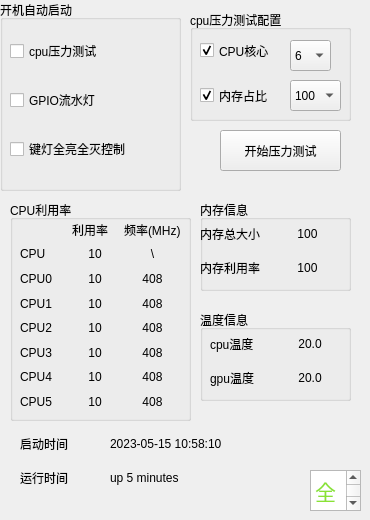
   <widget class="QWidget" name="page_8">
    <widget class="QGroupBox" name="groupBox_2">
     <property name="geometry">
      <rect>
       <x>0</x>
       <y>0</y>
       <width>181</width>
       <height>191</height>
      </rect>
     </property>
     <property name="styleSheet">
      <string notr="true">font: 10pt &quot;Ubuntu&quot;;</string>
     </property>
     <property name="title">
      <string>开机自动启动</string>
     </property>
     <widget class="QWidget" name="verticalLayoutWidget_16">
      <property name="geometry">
       <rect>
        <x>10</x>
        <y>20</y>
        <width>165</width>
        <height>161</height>
       </rect>
      </property>
      <layout class="QVBoxLayout" name="verticalLayout_16">
       <item>
        <widget class="QCheckBox" name="checkBox_cpu_stress">
         <property name="text">
          <string>cpu压力测试</string>
         </property>
        </widget>
       </item>
       <item>
        <widget class="QCheckBox" name="checkBox_gpio_flow">
         <property name="text">
          <string>GPIO流水灯</string>
         </property>
        </widget>
       </item>
       <item>
        <widget class="QCheckBox" name="checkBox_keyLights">
         <property name="text">
          <string>键灯全亮全灭控制</string>
         </property>
        </widget>
       </item>
      </layout>
     </widget>
    </widget>
    <widget class="QPushButton" name="pushButton_start_cpustress">
     <property name="geometry">
      <rect>
       <x>220</x>
       <y>130</y>
       <width>121</width>
       <height>41</height>
      </rect>
     </property>
     <property name="styleSheet">
      <string notr="true">font: 10pt &quot;Ubuntu&quot;;</string>
     </property>
     <property name="text">
      <string>开始压力测试</string>
     </property>
    </widget>
    <widget class="QGroupBox" name="groupBox_4">
     <property name="geometry">
      <rect>
       <x>10</x>
       <y>200</y>
       <width>181</width>
       <height>221</height>
      </rect>
     </property>
     <property name="styleSheet">
      <string notr="true">font: 8pt &quot;Ubuntu&quot;;</string>
     </property>
     <property name="title">
      <string>CPU利用率</string>
     </property>
     <widget class="QWidget" name="gridLayoutWidget_4">
      <property name="geometry">
       <rect>
        <x>10</x>
        <y>20</y>
        <width>161</width>
        <height>191</height>
       </rect>
      </property>
      <layout class="QGridLayout" name="gridLayout_4">
       <item row="4" column="1">
        <widget class="QLabel" name="label_cpu1_usage">
         <property name="text">
          <string>10</string>
         </property>
         <property name="alignment">
          <set>Qt::AlignCenter</set>
         </property>
        </widget>
       </item>
       <item row="3" column="1">
        <widget class="QLabel" name="label_cpu0_usage">
         <property name="text">
          <string>10</string>
         </property>
         <property name="alignment">
          <set>Qt::AlignCenter</set>
         </property>
        </widget>
       </item>
       <item row="5" column="1">
        <widget class="QLabel" name="label_cpu2_usage">
         <property name="text">
          <string>10</string>
         </property>
         <property name="alignment">
          <set>Qt::AlignCenter</set>
         </property>
        </widget>
       </item>
       <item row="2" column="0">
        <widget class="QLabel" name="label_82">
         <property name="text">
          <string>CPU</string>
         </property>
        </widget>
       </item>
       <item row="4" column="0">
        <widget class="QLabel" name="label_85">
         <property name="text">
          <string>CPU1</string>
         </property>
        </widget>
       </item>
       <item row="5" column="0">
        <widget class="QLabel" name="label_86">
         <property name="text">
          <string>CPU2</string>
         </property>
        </widget>
       </item>
       <item row="8" column="0">
        <widget class="QLabel" name="label_94">
         <property name="text">
          <string>CPU5</string>
         </property>
        </widget>
       </item>
       <item row="6" column="1">
        <widget class="QLabel" name="label_cpu3_usage">
         <property name="text">
          <string>10</string>
         </property>
         <property name="alignment">
          <set>Qt::AlignCenter</set>
         </property>
        </widget>
       </item>
       <item row="6" column="0">
        <widget class="QLabel" name="label_87">
         <property name="text">
          <string>CPU3</string>
         </property>
        </widget>
       </item>
       <item row="3" column="0">
        <widget class="QLabel" name="label_84">
         <property name="text">
          <string>CPU0</string>
         </property>
        </widget>
       </item>
       <item row="2" column="2">
        <widget class="QLabel" name="label_cpu_freq">
         <property name="text">
          <string>\</string>
         </property>
         <property name="alignment">
          <set>Qt::AlignCenter</set>
         </property>
        </widget>
       </item>
       <item row="2" column="1">
        <widget class="QLabel" name="label_cpu_usage">
         <property name="text">
          <string>10</string>
         </property>
         <property name="alignment">
          <set>Qt::AlignCenter</set>
         </property>
        </widget>
       </item>
       <item row="7" column="1">
        <widget class="QLabel" name="label_cpu4_usage">
         <property name="text">
          <string>10</string>
         </property>
         <property name="alignment">
          <set>Qt::AlignCenter</set>
         </property>
        </widget>
       </item>
       <item row="7" column="0">
        <widget class="QLabel" name="label_88">
         <property name="text">
          <string>CPU4</string>
         </property>
        </widget>
       </item>
       <item row="8" column="1">
        <widget class="QLabel" name="label_cpu5_usage">
         <property name="text">
          <string>10</string>
         </property>
         <property name="alignment">
          <set>Qt::AlignCenter</set>
         </property>
        </widget>
       </item>
       <item row="1" column="1">
        <widget class="QLabel" name="label_95">
         <property name="text">
          <string>利用率</string>
         </property>
        </widget>
       </item>
       <item row="1" column="2">
        <widget class="QLabel" name="label_96">
         <property name="text">
          <string>频率(MHz)</string>
         </property>
        </widget>
       </item>
       <item row="3" column="2">
        <widget class="QLabel" name="label_cpu0_freq">
         <property name="text">
          <string>408</string>
         </property>
         <property name="alignment">
          <set>Qt::AlignCenter</set>
         </property>
        </widget>
       </item>
       <item row="4" column="2">
        <widget class="QLabel" name="label_cpu1_freq">
         <property name="text">
          <string>408</string>
         </property>
         <property name="alignment">
          <set>Qt::AlignCenter</set>
         </property>
        </widget>
       </item>
       <item row="5" column="2">
        <widget class="QLabel" name="label_cpu2_freq">
         <property name="text">
          <string>408</string>
         </property>
         <property name="alignment">
          <set>Qt::AlignCenter</set>
         </property>
        </widget>
       </item>
       <item row="6" column="2">
        <widget class="QLabel" name="label_cpu3_freq">
         <property name="text">
          <string>408</string>
         </property>
         <property name="alignment">
          <set>Qt::AlignCenter</set>
         </property>
        </widget>
       </item>
       <item row="7" column="2">
        <widget class="QLabel" name="label_cpu4_freq">
         <property name="text">
          <string>408</string>
         </property>
         <property name="alignment">
          <set>Qt::AlignCenter</set>
         </property>
        </widget>
       </item>
       <item row="8" column="2">
        <widget class="QLabel" name="label_cpu5_freq">
         <property name="text">
          <string>408</string>
         </property>
         <property name="alignment">
          <set>Qt::AlignCenter</set>
         </property>
        </widget>
       </item>
      </layout>
     </widget>
    </widget>
    <widget class="QGroupBox" name="groupBox_5">
     <property name="geometry">
      <rect>
       <x>200</x>
       <y>200</y>
       <width>151</width>
       <height>91</height>
      </rect>
     </property>
     <property name="styleSheet">
      <string notr="true">font: 8pt &quot;Ubuntu&quot;;</string>
     </property>
     <property name="title">
      <string>内存信息</string>
     </property>
     <widget class="QWidget" name="gridLayoutWidget_5">
      <property name="geometry">
       <rect>
        <x>0</x>
        <y>20</y>
        <width>141</width>
        <height>61</height>
       </rect>
      </property>
      <layout class="QGridLayout" name="gridLayout_5">
       <item row="0" column="1">
        <widget class="QLabel" name="label_mem_total">
         <property name="text">
          <string>100</string>
         </property>
         <property name="alignment">
          <set>Qt::AlignCenter</set>
         </property>
        </widget>
       </item>
       <item row="0" column="0">
        <widget class="QLabel" name="label_89">
         <property name="text">
          <string>内存总大小</string>
         </property>
        </widget>
       </item>
       <item row="1" column="0">
        <widget class="QLabel" name="label_92">
         <property name="text">
          <string>内存利用率</string>
         </property>
        </widget>
       </item>
       <item row="1" column="1">
        <widget class="QLabel" name="label_mem_usage">
         <property name="text">
          <string>100</string>
         </property>
         <property name="alignment">
          <set>Qt::AlignCenter</set>
         </property>
        </widget>
       </item>
      </layout>
     </widget>
    </widget>
    <widget class="QGroupBox" name="groupBox_3">
     <property name="geometry">
      <rect>
       <x>190</x>
       <y>10</y>
       <width>161</width>
       <height>111</height>
      </rect>
     </property>
     <property name="styleSheet">
      <string notr="true">font: 8pt &quot;Ubuntu&quot;;</string>
     </property>
     <property name="title">
      <string>cpu压力测试配置</string>
     </property>
     <widget class="QComboBox" name="comboBox_cpu">
      <property name="geometry">
       <rect>
        <x>100</x>
        <y>30</y>
        <width>41</width>
        <height>31</height>
       </rect>
      </property>
      <property name="focusPolicy">
       <enum>Qt::NoFocus</enum>
      </property>
      <item>
       <property name="text">
        <string>6</string>
       </property>
      </item>
      <item>
       <property name="text">
        <string>5</string>
       </property>
      </item>
      <item>
       <property name="text">
        <string>4</string>
       </property>
      </item>
      <item>
       <property name="text">
        <string>3</string>
       </property>
      </item>
      <item>
       <property name="text">
        <string>2</string>
       </property>
      </item>
      <item>
       <property name="text">
        <string>1</string>
       </property>
      </item>
     </widget>
     <widget class="QComboBox" name="comboBox_memory">
      <property name="geometry">
       <rect>
        <x>100</x>
        <y>70</y>
        <width>51</width>
        <height>31</height>
       </rect>
      </property>
      <property name="focusPolicy">
       <enum>Qt::NoFocus</enum>
      </property>
      <item>
       <property name="text">
        <string>100</string>
       </property>
      </item>
      <item>
       <property name="text">
        <string>90</string>
       </property>
      </item>
      <item>
       <property name="text">
        <string>80</string>
       </property>
      </item>
      <item>
       <property name="text">
        <string>70</string>
       </property>
      </item>
      <item>
       <property name="text">
        <string>60</string>
       </property>
      </item>
      <item>
       <property name="text">
        <string>50</string>
       </property>
      </item>
      <item>
       <property name="text">
        <string>40</string>
       </property>
      </item>
      <item>
       <property name="text">
        <string>30</string>
       </property>
      </item>
      <item>
       <property name="text">
        <string>20</string>
       </property>
      </item>
      <item>
       <property name="text">
        <string>10</string>
       </property>
      </item>
     </widget>
     <widget class="QCheckBox" name="checkBox_cpu_n">
      <property name="geometry">
       <rect>
        <x>10</x>
        <y>20</y>
        <width>71</width>
        <height>41</height>
       </rect>
      </property>
      <property name="text">
       <string>CPU核心</string>
      </property>
      <property name="checked">
       <bool>true</bool>
      </property>
     </widget>
     <widget class="QCheckBox" name="checkBox_mem_n">
      <property name="geometry">
       <rect>
        <x>10</x>
        <y>70</y>
        <width>81</width>
        <height>31</height>
       </rect>
      </property>
      <property name="text">
       <string>内存占比</string>
      </property>
      <property name="checked">
       <bool>true</bool>
      </property>
     </widget>
    </widget>
    <widget class="QGroupBox" name="groupBox_6">
     <property name="geometry">
      <rect>
       <x>200</x>
       <y>310</y>
       <width>151</width>
       <height>91</height>
      </rect>
     </property>
     <property name="styleSheet">
      <string notr="true">font: 10pt &quot;Ubuntu&quot;;</string>
     </property>
     <property name="title">
      <string>温度信息</string>
     </property>
     <widget class="QWidget" name="gridLayoutWidget_6">
      <property name="geometry">
       <rect>
        <x>10</x>
        <y>20</y>
        <width>131</width>
        <height>61</height>
       </rect>
      </property>
      <layout class="QGridLayout" name="gridLayout_6">
       <item row="2" column="0">
        <widget class="QLabel" name="label_90">
         <property name="text">
          <string>gpu温度</string>
         </property>
        </widget>
       </item>
       <item row="0" column="0">
        <widget class="QLabel" name="label_83">
         <property name="text">
          <string>cpu温度</string>
         </property>
        </widget>
       </item>
       <item row="0" column="1">
        <widget class="QLabel" name="label_cpu_temp">
         <property name="text">
          <string>20.0</string>
         </property>
         <property name="alignment">
          <set>Qt::AlignCenter</set>
         </property>
        </widget>
       </item>
       <item row="2" column="1">
        <widget class="QLabel" name="label_gpu_temp">
         <property name="text">
          <string>20.0</string>
         </property>
         <property name="alignment">
          <set>Qt::AlignCenter</set>
         </property>
        </widget>
       </item>
      </layout>
     </widget>
    </widget>
    <widget class="QTextBrowser" name="textBrowser_help_page7">
     <property name="enabled">
      <bool>true</bool>
     </property>
     <property name="geometry">
      <rect>
       <x>310</x>
       <y>470</y>
       <width>51</width>
       <height>41</height>
      </rect>
     </property>
     <property name="html">
      <string>&lt;!DOCTYPE HTML PUBLIC &quot;-//W3C//DTD HTML 4.0//EN&quot; &quot;http://www.w3.org/TR/REC-html40/strict.dtd&quot;&gt;
&lt;html&gt;&lt;head&gt;&lt;meta name=&quot;qrichtext&quot; content=&quot;1&quot; /&gt;&lt;style type=&quot;text/css&quot;&gt;
p, li { white-space: pre-wrap; }
&lt;/style&gt;&lt;/head&gt;&lt;body style=&quot; font-family:'SimSun'; font-size:9pt; font-weight:400; font-style:normal;&quot;&gt;
&lt;p style=&quot; margin-top:0px; margin-bottom:0px; margin-left:0px; margin-right:0px; -qt-block-indent:0; text-indent:0px;&quot;&gt;&lt;span style=&quot; font-family:'Ubuntu'; font-size:16pt; color:#8ae234;&quot;&gt;全局帮助信息：&lt;/span&gt;&lt;/p&gt;
&lt;p style=&quot; margin-top:0px; margin-bottom:0px; margin-left:0px; margin-right:0px; -qt-block-indent:0; text-indent:0px;&quot;&gt;&lt;span style=&quot; font-family:'Ubuntu'; font-size:16pt;&quot;&gt;0.界面中红色字体均表示快捷键!!!!      组合键需&lt;/span&gt;&lt;span style=&quot; font-family:'Ubuntu'; font-size:16pt; color:#ef2929;&quot;&gt;先按下测试（不松开），再按其他&lt;/span&gt;&lt;/p&gt;
&lt;p style=&quot; margin-top:0px; margin-bottom:0px; margin-left:0px; margin-right:0px; -qt-block-indent:0; text-indent:0px;&quot;&gt;&lt;span style=&quot; font-family:'Ubuntu'; font-size:16pt;&quot;&gt;1.快速切换到对应的页面：组合键，按下test，再按1-9中任意数字，将切换到对应的页面。&lt;/span&gt;&lt;/p&gt;
&lt;p style=&quot; margin-top:0px; margin-bottom:0px; margin-left:0px; margin-right:0px; -qt-block-indent:0; text-indent:0px;&quot;&gt;&lt;span style=&quot; font-family:'Ubuntu'; font-size:16pt;&quot;&gt;2.上一页，下一页：组合键，按下test，再按方向上或者方向下，将进行翻页操作。&lt;/span&gt;&lt;/p&gt;
&lt;p style=&quot; margin-top:0px; margin-bottom:0px; margin-left:0px; margin-right:0px; -qt-block-indent:0; text-indent:0px;&quot;&gt;&lt;span style=&quot; font-family:'Ubuntu'; font-size:16pt;&quot;&gt;3.重启设备： 组合键，按下test，再按下PTT，&lt;/span&gt;&lt;span style=&quot; font-family:'Ubuntu'; font-size:16pt; color:#cc0000;&quot;&gt;设备将重启&lt;/span&gt;&lt;/p&gt;
&lt;p style=&quot; margin-top:0px; margin-bottom:0px; margin-left:0px; margin-right:0px; -qt-block-indent:0; text-indent:0px;&quot;&gt;&lt;span style=&quot; font-family:'Ubuntu'; font-size:16pt;&quot;&gt;4.默认启动页：选择下次启动时将显示的页面。&lt;/span&gt;&lt;/p&gt;&lt;/body&gt;&lt;/html&gt;</string>
     </property>
    </widget>
    <widget class="QWidget" name="verticalLayoutWidget_4">
     <property name="geometry">
      <rect>
       <x>20</x>
       <y>430</y>
       <width>71</width>
       <height>61</height>
      </rect>
     </property>
     <layout class="QVBoxLayout" name="verticalLayout_5">
      <item>
       <widget class="QLabel" name="label_100">
        <property name="styleSheet">
         <string notr="true">font: 10pt &quot;Ubuntu&quot;;</string>
        </property>
        <property name="text">
         <string>启动时间</string>
        </property>
       </widget>
      </item>
      <item>
       <widget class="QLabel" name="label_103">
        <property name="styleSheet">
         <string notr="true">font: 10pt &quot;Ubuntu&quot;;</string>
        </property>
        <property name="text">
         <string>运行时间</string>
        </property>
       </widget>
      </item>
     </layout>
    </widget>
    <widget class="QWidget" name="verticalLayoutWidget_5">
     <property name="geometry">
      <rect>
       <x>110</x>
       <y>430</y>
       <width>221</width>
       <height>61</height>
      </rect>
     </property>
     <layout class="QVBoxLayout" name="verticalLayout_6">
      <item>
       <widget class="QLabel" name="label_start_time">
        <property name="styleSheet">
         <string notr="true">font: 10pt &quot;Ubuntu&quot;;</string>
        </property>
        <property name="text">
         <string>2023-05-15 10:58:10</string>
        </property>
       </widget>
      </item>
      <item>
       <widget class="QLabel" name="label_has_run_time">
        <property name="styleSheet">
         <string notr="true">font: 10pt &quot;Ubuntu&quot;;</string>
        </property>
        <property name="text">
         <string>up 5 minutes</string>
        </property>
       </widget>
      </item>
     </layout>
    </widget>
   </widget>
